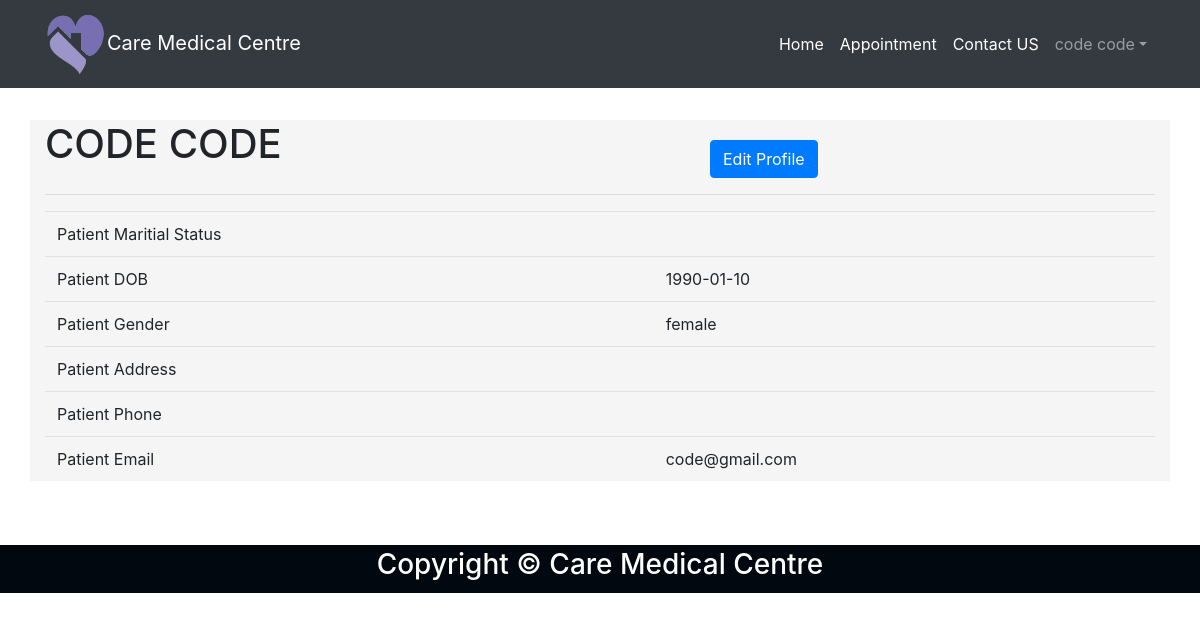
Page /patient/profile.php (signed in) on the committed database.
### tables this page shows
CREATE TABLE `patient` (
  `patient_username` varchar(100) NOT NULL,
  `password` varchar(20) NOT NULL,
  `patient_First_Name` varchar(20) NOT NULL,
  `patient_Last_Name` varchar(20) NOT NULL,
  `patient_Maritial_Status` varchar(10) NOT NULL,
  `patient_DOB` date NOT NULL,
  `patient_Gender` varchar(10) NOT NULL,
  `patient_Address` varchar(100) NOT NULL,
  `patient_Phone` varchar(15) NOT NULL,
  `patient_Email` varchar(100) NOT NULL
);

### patient/profile.php (the view, shortened to what this page needs)
<?php
include_once '../assets/conn/dbconnect.php';
$res=mysqli_query($con,"SELECT * FROM patient WHERE patient_username='".$_SESSION['patientSession']."'");
$userRow=mysqli_fetch_array($res,MYSQLI_ASSOC);
?>
<html lang="en">
  <head>
    <link rel="stylesheet" href="https://maxcdn.bootstrapcdn.com/bootstrap/4.5.2/css/bootstrap.min.css">
    <link rel="stylesheet" href="../assets/css/style.css">
  </head>
  <body>
<nav class="navbar navbar-expand-md navbar-dark bg-dark fixed-top">
  <div class="container">
  <a class="navbar-brand" href="patient.php"><img src="../assets/img/logo.png" style="width: 15%;"></img><span>Care Medical Centre</span></a>
  <div class="collapse navbar-collapse" id="navbarsExampleDefault">
    <ul class="navbar-nav ml-auto">
      <li class="nav-link active">
          <a href="patient.php" style="color: white;">Home</a>
      </li>
      <li class="nav-link active">
          <a href="patientapplist.php?patientId=<?php echo $userRow['patient_username']; ?>" style="color: white;">Appointment</a>
      </li>
      <li class="nav-link active">
          <a href="contact.php" style="color: white;">Contact US</a>
      </li>
      <li class="nav-item dropdown">
        <a class="nav-link dropdown-toggle" href="#" id="dropdown01" data-toggle="dropdown" aria-haspopup="true" aria-expanded="false"><i class="fa fa-user"></i> <?php echo $userRow['patient_First_Name']; ?> <?php echo $userRow['patient_Last_Name']; ?></a>
      </li>
    </ul>
  </div>
  </div>
</nav>
<div class="container" style="margin-top: 120px; background-color: whitesmoke;">
    <div class="row">
        <div class="col-md-7">
            <h1 style="text-transform: uppercase;">
            <?php echo $userRow['patient_First_Name']; ?> <?php echo $userRow['patient_Last_Name']; ?>
            </h1>
        </div>
        <div class="col-md-3">
            <button type="button" class="btn btn-primary" data-toggle="modal" data-target="#myModal" style="margin-top: 20px;">
                Edit Profile
            </button>
        </div>
    </div>
    <hr>
    <table class="table table-border">
        <tr>
            <td>
                Patient Maritial Status
            </td>
            <td>
            </td>
        </tr>
        <tr>
            <td>
                Patient DOB
            </td>
            <td>
            <?php echo $userRow['patient_DOB']; ?>
            </td>
        </tr>
        <tr>
            <td>
                Patient Gender
            </td>
            <td>
            <?php echo $userRow['patient_Gender']; ?>
            </td>
        </tr>
        <tr>
            <td>
                Patient Address
            </td>
            <td>
            </td>
        </tr>
        <tr>
            <td>
                Patient Phone
            </td>
            <td>
            </td>
        </tr>
        <tr>
            <td>
                Patient Email
            </td>
            <td>
            <?php echo $userRow['patient_Email']; ?>
            </td>
        </tr>
    </table>
</div>
	<br /><br/>
<?php
  include ('footer.php');
?>

### assets/css/style.css (style rules this page uses)
.navbar-brand img { width: 25%; }

### rows in the picture
patient: patient_First_Name "code", patient_Last_Name "code", patient_First_Name "CODE", patient_Last_Name "CODE", patient_DOB "1990-01-10", patient_Gender "female", patient_Email "code@gmail.com"
